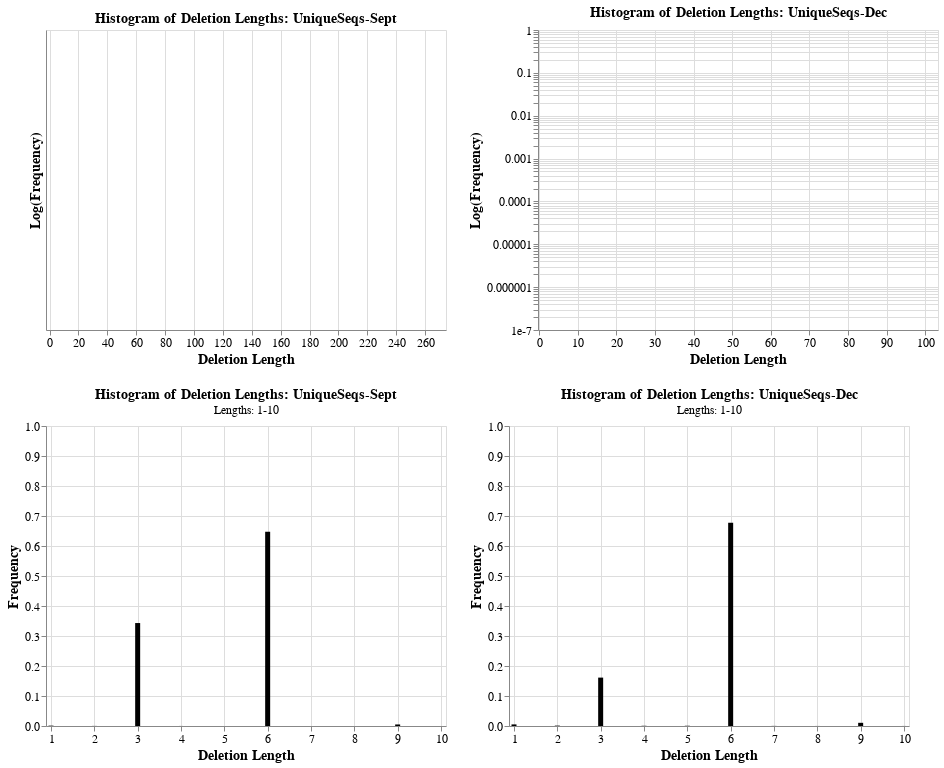

Notebook code cell kept with this figure:
### Code cell
# Combine the four plots for metric 1.
(hist_sept|hist_dec) & (hist_sept_10 |hist_dec_10)

### Figure 1 — Vega-Lite specification as saved in the notebook (floating-point values rounded to 4 significant figures)
{"config": {"view": {"continuousWidth": 400, "continuousHeight": 300}}, "vconcat": [{"hconcat": [{"data": {"name": "data-6460be1d0ab7255a1c6bfae6c143ab20"}, "mark": {"type": "bar", "color": "black"}, "encoding": {"x": {"type": "quantitative", "axis": {"labelFontSize": 12, "titleFontSize": 14}, "field": "Deletion Length", "scale": {"nice": false}}, "y": {"type": "quantitative", "axis": {"labelFontSize": 12, "titleFontSize": 14}, "field": "Frequency", "scale": {"type": "log"}, "title": "Log(Frequency)"}}, "title": {"text": "Histogram of Deletion Lengths: UniqueSeqs-Sept", "fontSize": 14}}, {"data": {"name": "data-2b0b38f97b3a692c2a15a2c69122cd5f"}, "mark": {"type": "bar", "color": "black"}, "encoding": {"x": {"type": "quantitative", "axis": {"labelFontSize": 12, "titleFontSize": 14}, "field": "Deletion Length", "scale": {"nice": false}}, "y": {"type": "quantitative", "axis": {"labelFontSize": 12, "titleFontSize": 14}, "field": "Frequency", "scale": {"domain": [1e-07, 1], "type": "log"}, "title": "Log(Frequency)"}}, "title": {"text": "Histogram of Deletion Lengths: UniqueSeqs-Dec", "fontSize": 14}}]}, {"hconcat": [{"data": {"name": "data-92a53e4b34cd59f86d0f075a5ad9b91c"}, "mark": {"type": "bar", "color": "black"}, "encoding": {"x": {"type": "quantitative", "axis": {"labelFontSize": 12, "titleFontSize": 14}, "field": "Deletion Length", "scale": {"nice": false}}, "y": {"type": "quantitative", "axis": {"labelFontSize": 12, "titleFontSize": 14}, "field": "Frequency", "scale": {"domain": [0, 1]}}}, "title": {"text": "Histogram of Deletion Lengths: UniqueSeqs-Sept", "fontSize": 14, "subtitle": "Lengths: 1-10"}}, {"data": {"name": "data-acc6c8fa72cebbafc1106cfd28192bad"}, "mark": {"type": "bar", "color": "black"}, "encoding": {"x": {"type": "quantitative", "axis": {"labelFontSize": 12, "titleFontSize": 14}, "field": "Deletion Length", "scale": {"nice": false}}, "y": {"type": "quantitative", "axis": {"labelFontSize": 12, "titleFontSize": 14}, "field": "Frequency", "scale": {"domain": [0, 1]}}}, "title": {"text": "Histogram of Deletion Lengths: UniqueSeqs-Dec", "fontSize": 14, "subtitle": "Lengths: 1-10"}}]}], "$schema": "https://vega.github.io/schema/vega-lite/v4.8.1.json", "datasets": {"data-6460be1d0ab7255a1c6bfae6c143ab20": [{"Deletion Length": 1, "Count": 1322, "Frequency": 0.001171}, {"Deletion Length": 2, "Count": 306, "Frequency": 0.0002712}, {"Deletion Length": 3, "Count": 387304, "Frequency": 0.3432}, {"Deletion Length": 4, "Count": 172, "Frequency": 0.0001524}, {"Deletion Length": 5, "Count": 27, "Frequency": 2.393e-05}, {"Deletion Length": 6, "Count": 730614, "Frequency": 0.6474}, {"Deletion Length": 7, "Count": 6, "Frequency": 5.317e-06}, {"Deletion Length": 8, "Count": 6, "Frequency": 5.317e-06}, {"Deletion Length": 9, "Count": 5797, "Frequency": 0.005137}, {"Deletion Length": 10, "Count": 2, "Frequency": 1.772e-06}, {"Deletion Length": 11, "Count": 6, "Frequency": 5.317e-06}, {"Deletion Length": 12, "Count": 339, "Frequency": 0.0003004}, {"Deletion Length": 13, "Count": 3, "Frequency": 2.658e-06}, {"Deletion Length": 14, "Count": 4, "Frequency": 3.545e-06}, {"Deletion Length": 15, "Count": 120, "Frequency": 0.0001063}, {"Deletion Length": 16, "Count": 1, "Frequency": 8.861e-07}, {"Deletion Length": 17, "Count": 2, "Frequency": 1.772e-06}, {"Deletion Length": 18, "Count": 56, "Frequency": 4.962e-05}, {"Deletion Length": 19, "Count": 7, "Frequency": 6.203e-06}, {"Deletion Length": 21, "Count": 876, "Frequency": 0.0007763}, {"Deletion Length": 22, "Count": 1, "Frequency": 8.861e-07}, {"Deletion Length": 23, "Count": 2, "Frequency": 1.772e-06}, {"Deletion Length": 24, "Count": 34, "Frequency": 3.013e-05}, {"Deletion Length": 27, "Count": 24, "Frequency": 2.127e-05}, {"Deletion Length": 28, "Count": 4, "Frequency": 3.545e-06}, {"Deletion Length": 29, "Count": 1, "Frequency": 8.861e-07}, {"Deletion Length": 30, "Count": 3, "Frequency": 2.658e-06}, {"Deletion Length": 31, "Count": 1, "Frequency": 8.861e-07}, {"Deletion Length": 33, "Count": 2, "Frequency": 1.772e-06}, {"Deletion Length": 34, "Count": 1, "Frequency": 8.861e-07}, {"Deletion Length": 35, "Count": 2, "Frequency": 1.772e-06}, {"Deletion Length": 38, "Count": 1, "Frequency": 8.861e-07}, {"Deletion Length": 39, "Count": 52, "Frequency": 4.608e-05}, {"Deletion Length": 40, "Count": 1, "Frequency": 8.861e-07}, {"Deletion Length": 41, "Count": 1, "Frequency": 8.861e-07}, {"Deletion Length": 42, "Count": 1, "Frequency": 8.861e-07}, {"Deletion Length": 45, "Count": 2, "Frequency": 1.772e-06}, {"Deletion Length": 48, "Count": 1, "Frequency": 8.861e-07}, {"Deletion Length": 63, "Count": 1, "Frequency": 8.861e-07}, {"Deletion Length": 75, "Count": 2, "Frequency": 1.772e-06}, {"Deletion Length": 80, "Count": 1, "Frequency": 8.861e-07}, {"Deletion Length": 84, "Count": 1, "Frequency": 8.861e-07}, {"Deletion Length": 103, "Count": 1, "Frequency": 8.861e-07}, {"Deletion Length": 120, "Count": 1, "Frequency": 8.861e-07}, {"Deletion Length": 135, "Count": 2, "Frequency": 1.772e-06}, {"Deletion Length": 168, "Count": 1, "Frequency": 8.861e-07}, {"Deletion Length": 185, "Count": 1, "Frequency": 8.861e-07}, {"Deletion Length": 193, "Count": 1, "Frequency": 8.861e-07}, {"Deletion Length": 198, "Count": 1, "Frequency": 8.861e-07}, {"Deletion Length": 240, "Count": 1, "Frequency": 8.861e-07}, {"Deletion Length": 244, "Count": 1, "Frequency": 8.861e-07}, {"Deletion Length": 271, "Count": 1, "Frequency": 8.861e-07}], "data-2b0b38f97b3a692c2a15a2c69122cd5f": [{"Deletion Length": 1, "Count": 1615, "Frequency": 0.005294}, {"Deletion Length": 2, "Count": 395, "Frequency": 0.001295}, {"Deletion Length": 3, "Count": 49215, "Frequency": 0.1613}, {"Deletion Length": 4, "Count": 217, "Frequency": 0.0007113}, {"Deletion Length": 5, "Count": 242, "Frequency": 0.0007932}, {"Deletion Length": 6, "Count": 206590, "Frequency": 0.6771}, {"Deletion Length": 7, "Count": 97, "Frequency": 0.0003179}, {"Deletion Length": 8, "Count": 43, "Frequency": 0.0001409}, {"Deletion Length": 9, "Count": 3244, "Frequency": 0.01063}, {"Deletion Length": 10, "Count": 42, "Frequency": 0.0001377}, {"Deletion Length": 11, "Count": 30, "Frequency": 9.833e-05}, {"Deletion Length": 12, "Count": 438, "Frequency": 0.001436}, {"Deletion Length": 13, "Count": 22, "Frequency": 7.211e-05}, {"Deletion Length": 14, "Count": 17, "Frequency": 5.572e-05}, {"Deletion Length": 15, "Count": 133, "Frequency": 0.0004359}, {"Deletion Length": 16, "Count": 31, "Frequency": 0.0001016}, {"Deletion Length": 17, "Count": 14, "Frequency": 4.589e-05}, {"Deletion Length": 18, "Count": 95, "Frequency": 0.0003114}, {"Deletion Length": 19, "Count": 20, "Frequency": 6.555e-05}, {"Deletion Length": 20, "Count": 27, "Frequency": 8.85e-05}, {"Deletion Length": 21, "Count": 1599, "Frequency": 0.005241}, {"Deletion Length": 22, "Count": 20, "Frequency": 6.555e-05}, {"Deletion Length": 23, "Count": 19, "Frequency": 6.228e-05}, {"Deletion Length": 24, "Count": 67, "Frequency": 0.0002196}, {"Deletion Length": 25, "Count": 20, "Frequency": 6.555e-05}, {"Deletion Length": 26, "Count": 16, "Frequency": 5.244e-05}, {"Deletion Length": 27, "Count": 86, "Frequency": 0.0002819}, {"Deletion Length": 28, "Count": 30, "Frequency": 9.833e-05}, {"Deletion Length": 29, "Count": 25, "Frequency": 8.194e-05}, {"Deletion Length": 30, "Count": 17, "Frequency": 5.572e-05}, {"Deletion Length": 31, "Count": 9, "Frequency": 2.95e-05}, {"Deletion Length": 32, "Count": 12, "Frequency": 3.933e-05}, {"Deletion Length": 33, "Count": 17, "Frequency": 5.572e-05}, {"Deletion Length": 34, "Count": 11, "Frequency": 3.605e-05}, {"Deletion Length": 35, "Count": 5, "Frequency": 1.639e-05}, {"Deletion Length": 36, "Count": 19, "Frequency": 6.228e-05}, {"Deletion Length": 37, "Count": 9, "Frequency": 2.95e-05}, {"Deletion Length": 38, "Count": 13, "Frequency": 4.261e-05}, {"Deletion Length": 39, "Count": 133, "Frequency": 0.0004359}, {"Deletion Length": 40, "Count": 17, "Frequency": 5.572e-05}, {"Deletion Length": 41, "Count": 8, "Frequency": 2.622e-05}, {"Deletion Length": 42, "Count": 8, "Frequency": 2.622e-05}, {"Deletion Length": 43, "Count": 7, "Frequency": 2.294e-05}, {"Deletion Length": 44, "Count": 5, "Frequency": 1.639e-05}, {"Deletion Length": 45, "Count": 8, "Frequency": 2.622e-05}, {"Deletion Length": 46, "Count": 2, "Frequency": 6.555e-06}, {"Deletion Length": 47, "Count": 3, "Frequency": 9.833e-06}, {"Deletion Length": 48, "Count": 6, "Frequency": 1.967e-05}, {"Deletion Length": 49, "Count": 3, "Frequency": 9.833e-06}, {"Deletion Length": 50, "Count": 6, "Frequency": 1.967e-05}, {"Deletion Length": 51, "Count": 10, "Frequency": 3.278e-05}, {"Deletion Length": 53, "Count": 1, "Frequency": 3.278e-06}, {"Deletion Length": 54, "Count": 4, "Frequency": 1.311e-05}, {"Deletion Length": 55, "Count": 1, "Frequency": 3.278e-06}, {"Deletion Length": 56, "Count": 3, "Frequency": 9.833e-06}, {"Deletion Length": 57, "Count": 8, "Frequency": 2.622e-05}, {"Deletion Length": 58, "Count": 3, "Frequency": 9.833e-06}, {"Deletion Length": 59, "Count": 2, "Frequency": 6.555e-06}, {"Deletion Length": 60, "Count": 5, "Frequency": 1.639e-05}, {"Deletion Length": 61, "Count": 3, "Frequency": 9.833e-06}, {"Deletion Length": 62, "Count": 4, "Frequency": 1.311e-05}, {"Deletion Length": 63, "Count": 5, "Frequency": 1.639e-05}, {"Deletion Length": 64, "Count": 1, "Frequency": 3.278e-06}, {"Deletion Length": 65, "Count": 5, "Frequency": 1.639e-05}, {"Deletion Length": 66, "Count": 5, "Frequency": 1.639e-05}, {"Deletion Length": 67, "Count": 3, "Frequency": 9.833e-06}, {"Deletion Length": 68, "Count": 3, "Frequency": 9.833e-06}, {"Deletion Length": 69, "Count": 6, "Frequency": 1.967e-05}, {"Deletion Length": 70, "Count": 2, "Frequency": 6.555e-06}, {"Deletion Length": 71, "Count": 1, "Frequency": 3.278e-06}, {"Deletion Length": 72, "Count": 3, "Frequency": 9.833e-06}, {"Deletion Length": 73, "Count": 2, "Frequency": 6.555e-06}, {"Deletion Length": 74, "Count": 2, "Frequency": 6.555e-06}, {"Deletion Length": 75, "Count": 8, "Frequency": 2.622e-05}, {"Deletion Length": 76, "Count": 3, "Frequency": 9.833e-06}, {"Deletion Length": 77, "Count": 2, "Frequency": 6.555e-06}, {"Deletion Length": 78, "Count": 6, "Frequency": 1.967e-05}, {"Deletion Length": 79, "Count": 4, "Frequency": 1.311e-05}, {"Deletion Length": 80, "Count": 2, "Frequency": 6.555e-06}, {"Deletion Length": 81, "Count": 4, "Frequency": 1.311e-05}, {"Deletion Length": 82, "Count": 1, "Frequency": 3.278e-06}, {"Deletion Length": 83, "Count": 1, "Frequency": 3.278e-06}, {"Deletion Length": 84, "Count": 5, "Frequency": 1.639e-05}, {"Deletion Length": 85, "Count": 1, "Frequency": 3.278e-06}, {"Deletion Length": 86, "Count": 1, "Frequency": 3.278e-06}, {"Deletion Length": 87, "Count": 1, "Frequency": 3.278e-06}, {"Deletion Length": 88, "Count": 1, "Frequency": 3.278e-06}, {"Deletion Length": 90, "Count": 4, "Frequency": 1.311e-05}, {"Deletion Length": 91, "Count": 4, "Frequency": 1.311e-05}, {"Deletion Length": 92, "Count": 2, "Frequency": 6.555e-06}, {"Deletion Length": 93, "Count": 1, "Frequency": 3.278e-06}, {"Deletion Length": 94, "Count": 1, "Frequency": 3.278e-06}, {"Deletion Length": 96, "Count": 1, "Frequency": 3.278e-06}, {"Deletion Length": 98, "Count": 1, "Frequency": 3.278e-06}, {"Deletion Length": 99, "Count": 4, "Frequency": 1.311e-05}, {"Deletion Length": 102, "Count": 3, "Frequency": 9.833e-06}], "data-92a53e4b34cd59f86d0f075a5ad9b91c": [{"Deletion Length": 1, "Count": 1322, "Frequency": 0.001171}, {"Deletion Length": 2, "Count": 306, "Frequency": 0.0002712}, {"Deletion Length": 3, "Count": 387304, "Frequency": 0.3432}, {"Deletion Length": 4, "Count": 172, "Frequency": 0.0001524}, {"Deletion Length": 5, "Count": 27, "Frequency": 2.393e-05}, {"Deletion Length": 6, "Count": 730614, "Frequency": 0.6474}, {"Deletion Length": 7, "Count": 6, "Frequency": 5.317e-06}, {"Deletion Length": 8, "Count": 6, "Frequency": 5.317e-06}, {"Deletion Length": 9, "Count": 5797, "Frequency": 0.005137}, {"Deletion Length": 10, "Count": 2, "Frequency": 1.772e-06}], "data-acc6c8fa72cebbafc1106cfd28192bad": [{"Deletion Length": 1, "Count": 1615, "Frequency": 0.005294}, {"Deletion Length": 2, "Count": 395, "Frequency": 0.001295}, {"Deletion Length": 3, "Count": 49215, "Frequency": 0.1613}, {"Deletion Length": 4, "Count": 217, "Frequency": 0.0007113}, {"Deletion Length": 5, "Count": 242, "Frequency": 0.0007932}, {"Deletion Length": 6, "Count": 206590, "Frequency": 0.6771}, {"Deletion Length": 7, "Count": 97, "Frequency": 0.0003179}, {"Deletion Length": 8, "Count": 43, "Frequency": 0.0001409}, {"Deletion Length": 9, "Count": 3244, "Frequency": 0.01063}, {"Deletion Length": 10, "Count": 42, "Frequency": 0.0001377}]}}
